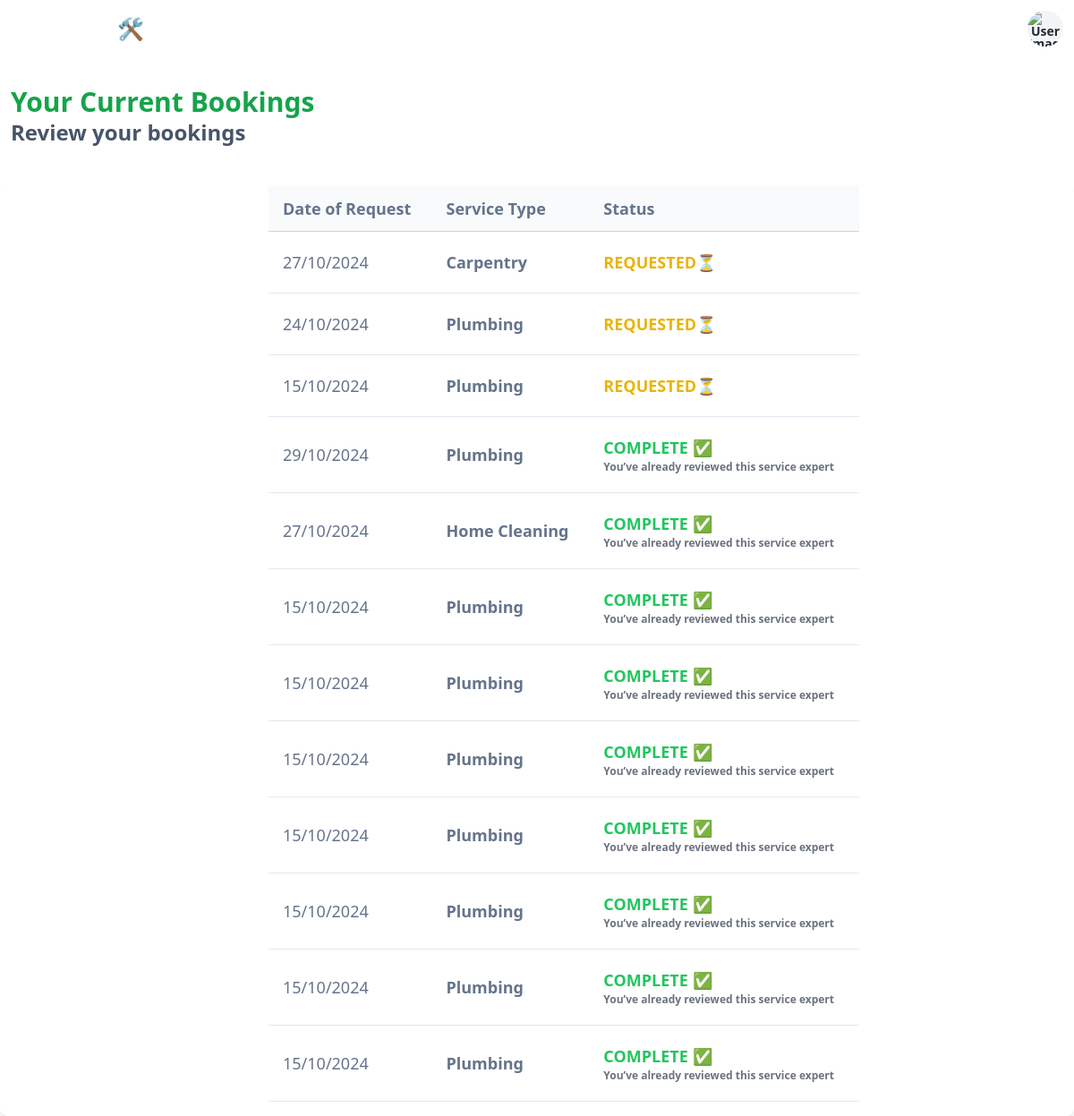
/bookings (signed in), run on an earlier commit of the app's database.
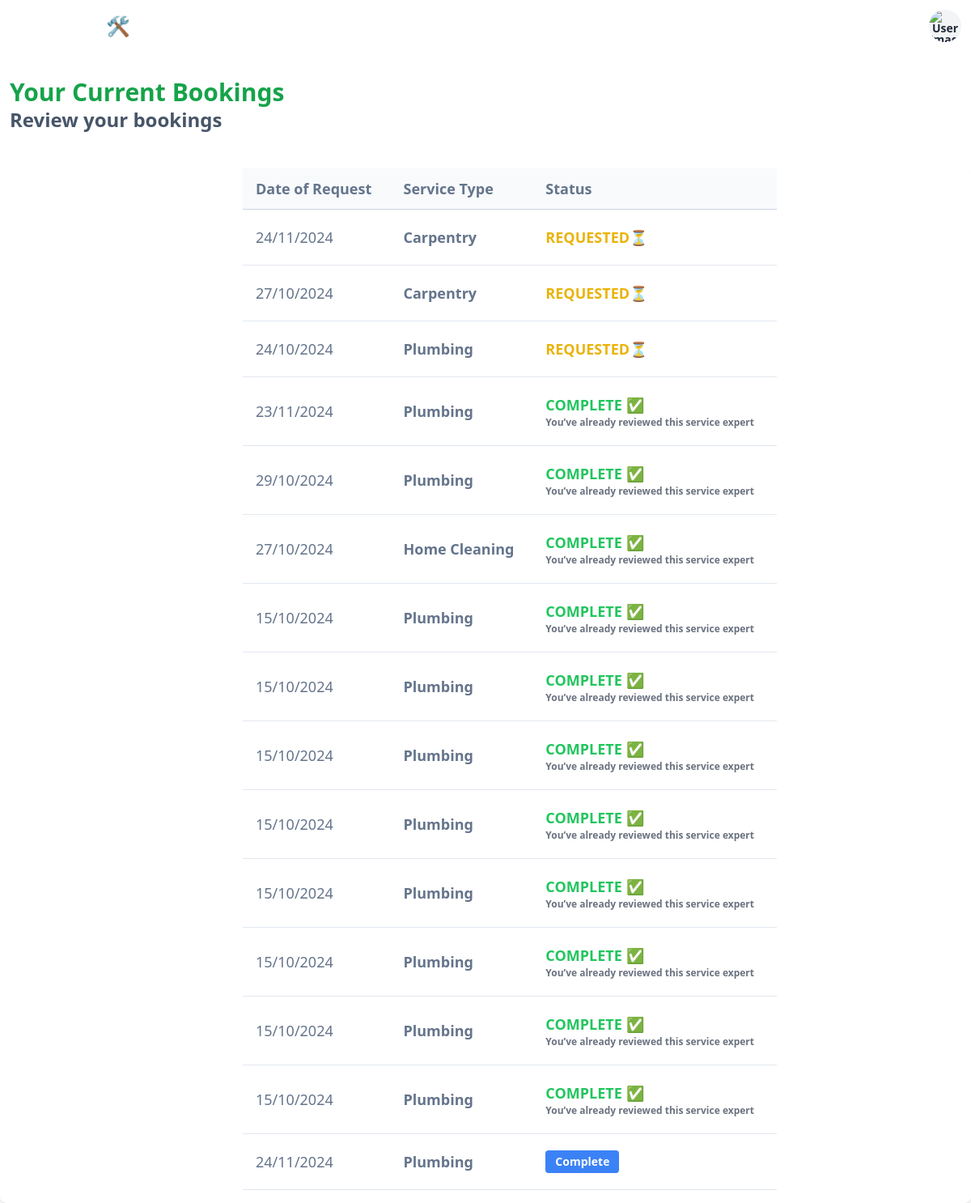
And on a later commit of the database.
### app.py (models this page shows, shortened)
class ServiceRequest(db.Model):
    __tablename__ = 'service_requests'
    id = db.Column(db.Integer, primary_key=True)
    service_id = db.Column(db.Integer, db.ForeignKey('services.id'), nullable=False)
    customer_id = db.Column(db.Integer, db.ForeignKey('customers.id'), nullable=False)
    professional_id = db.Column(db.Integer, db.ForeignKey('service_professionals.id'), nullable=True)
    date_of_request = db.Column(db.DateTime, default=db.func.current_timestamp())
    date_of_completion = db.Column(db.DateTime, nullable=True)
    service_status = db.Column(db.String(50), nullable=False, default='requested')  # can be requested, assigned, closed
    remarks = db.Column(db.String(255), nullable=True)

class Service(db.Model):
    __tablename__ = 'services'
    id = db.Column(db.Integer, primary_key=True)
    name = db.Column(db.String(100), nullable=False)
    price = db.Column(db.Float, nullable=False)
    time_required = db.Column(db.Integer, nullable=False)  # in minutes
    description = db.Column(db.String(255), nullable=True)
    service_requests = db.relationship('ServiceRequest', backref='service', lazy=True)
    image_url = db.Column(db.String(255), nullable=True)

### app.py (the view)
@app.route('/bookings')
@customer_required
def bookings():
    current_customer_id = session['user']
    service_requests = (
        ServiceRequest.query.filter_by(customer_id=current_customer_id)
        .join(Service)
        .order_by(ServiceRequest.service_status.desc(), ServiceRequest.date_of_request.desc())
        .all()
    )
    reviews = Review.query.filter_by(customer_id=current_customer_id).all()
    reviewed_request_ids = {review.professional_id for review in reviews}  # Set of reviewed professional IDs
    return render_template('bookings.html', service_requests=service_requests,image_url=session.get('image_url'),reviewed_request_ids=reviewed_request_ids)

### app.py (called while the page is built)
def customer_required(f):
    @wraps(f)
    def decorated_function(*args, **kwargs):
        if 'role' not in session or session['role'] != 'customer':
            return redirect(url_for('login', message='Must be logged in as an customer'))
        return f(*args, **kwargs)
    return decorated_function

### templates/bookings.html (shortened to what this page needs)
{% extends 'base.html' %}
{% block content %}
<div class="w-full flex justify-between items-center mb-3 pt-8 pl-3 pb-8 self-center">
    <div class="self-center">
        <h3 class="text-3xl font-semibold text-green-600">Your Current Bookings</h3>
        <h3 class="text-2xl font-semibold text-slate-600">Review your bookings</h3>
    </div>
</div>
<div class="relative pl-[25vw] pb-4 flex flex-col h-full overflow-scroll text-gray-700 bg-white shadow-md rounded-lg bg-clip-border">
    <table class="w-[55vw] text-left table-auto">
        <thead>
            <tr class="border-b border-slate-300 bg-slate-50">
                <th class="p-4 text-lg font-bold leading-none text-slate-500">Date of Request</th>
                <th class="p-4 text-lg font-bold leading-none text-slate-500">Service Type</th>
                <th class="p-4 text-lg font-bold leading-none text-slate-500">Status</th>
            </tr>
        </thead>
        <tbody>
            {% for request in service_requests %}
            <tr class="hover:bg-slate-50">
                <td class="p-4 border-b border-slate-200 py-5">
                    <p class="text-lg text-slate-500">{{ request.date_of_request.strftime('%d/%m/%Y') }}</p>
                </td>
                <td class="p-4 border-b border-slate-200 py-5">
                    <p class="text-lg text-slate-500 font-semibold">{{ request.service.name }}</p>
                </td>
                <td class="p-4 border-b border-slate-200 py-5">
                    {% if request.service_status == 'assigned' %}
                        <form action="{{ url_for('complete_service_request', request_id=request.id) }}" method="POST">
                            <button type="submit" class="px-3 py-1 text-sm font-semibold text-white bg-blue-500 rounded hover:bg-blue-700">
                                Complete
                            </button>
                        </form>
                    {% elif request.service_status == 'closed' %}
                    <p class="text-lg text-green-500 font-semibold">COMPLETE ✅</p>
                    {% if request.professional_id not in reviewed_request_ids %}
                    <a href="javascript:void(0);" class="text-s text-blue-500 underline" onclick="openModal({{ request.id }})">Leave a Review!</a>
                    {% else %}
                    <p class="text-xs text-gray-500 font-semibold">You’ve already reviewed this service expert</p>
                    {% endif %}
                    {% else %}
                    <p class="text-lg text-yellow-500 font-semibold">REQUESTED⏳</p>
                    {% endif %}
                </td>
            </tr>
            {% endfor %}
        </tbody>
    </table>
</div>
{% endblock %}

What changed in the data, as far as the page shows it:
added ServiceRequest: date_of_request "24/11/2024", service.name "Carpentry", service_status "REQUESTED⏳"
added ServiceRequest: date_of_request "23/11/2024", service.name "Plumbing", service_status "COMPLETE ✅", shows "You’ve already reviewed this service expert"
changed ServiceRequest (number 7 of 15 on the later page): service_status "REQUESTED⏳" → "COMPLETE ✅ You’ve already reviewed this service expert"; moves down the list
added ServiceRequest: date_of_request "24/11/2024", service.name "Plumbing"
